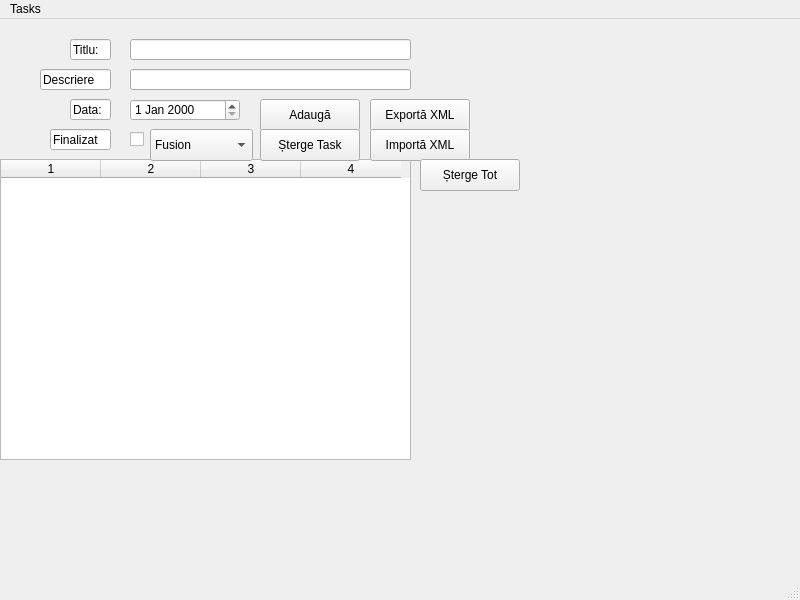
<?xml version="1.0" encoding="UTF-8"?>
<ui version="4.0">
 <class>MainWindow</class>
 <widget class="QMainWindow" name="MainWindow">
  <property name="geometry">
   <rect>
    <x>0</x>
    <y>0</y>
    <width>800</width>
    <height>600</height>
   </rect>
  </property>
  <property name="windowTitle">
   <string>MainWindow</string>
  </property>
  <widget class="QWidget" name="centralwidget">
   <widget class="QLineEdit" name="Titlu">
    <property name="geometry">
     <rect>
      <x>70</x>
      <y>20</y>
      <width>41</width>
      <height>21</height>
     </rect>
    </property>
    <property name="text">
     <string>Titlu:</string>
    </property>
   </widget>
   <widget class="QLineEdit" name="Descriere">
    <property name="geometry">
     <rect>
      <x>40</x>
      <y>50</y>
      <width>71</width>
      <height>21</height>
     </rect>
    </property>
    <property name="text">
     <string>Descriere</string>
    </property>
   </widget>
   <widget class="QLineEdit" name="Data">
    <property name="geometry">
     <rect>
      <x>70</x>
      <y>80</y>
      <width>41</width>
      <height>21</height>
     </rect>
    </property>
    <property name="text">
     <string>Data:</string>
    </property>
   </widget>
   <widget class="QLineEdit" name="Finalizat">
    <property name="geometry">
     <rect>
      <x>50</x>
      <y>110</y>
      <width>61</width>
      <height>21</height>
     </rect>
    </property>
    <property name="text">
     <string>Finalizat</string>
    </property>
   </widget>
   <widget class="QPushButton" name="pushButtonAdd">
    <property name="geometry">
     <rect>
      <x>260</x>
      <y>80</y>
      <width>100</width>
      <height>32</height>
     </rect>
    </property>
    <property name="text">
     <string>Adaugă</string>
    </property>
   </widget>
   <widget class="QDateEdit" name="dateEditDueDate">
    <property name="geometry">
     <rect>
      <x>130</x>
      <y>80</y>
      <width>110</width>
      <height>22</height>
     </rect>
    </property>
   </widget>
   <widget class="QLineEdit" name="lineEditTitle">
    <property name="geometry">
     <rect>
      <x>130</x>
      <y>20</y>
      <width>281</width>
      <height>21</height>
     </rect>
    </property>
   </widget>
   <widget class="QLineEdit" name="lineEditDescription">
    <property name="geometry">
     <rect>
      <x>130</x>
      <y>50</y>
      <width>281</width>
      <height>21</height>
     </rect>
    </property>
   </widget>
   <widget class="QCheckBox" name="checkBoxCompleted">
    <property name="geometry">
     <rect>
      <x>130</x>
      <y>110</y>
      <width>21</width>
      <height>20</height>
     </rect>
    </property>
    <property name="text">
     <string/>
    </property>
   </widget>
   <widget class="QTableWidget" name="tableWidgetTasks">
    <property name="geometry">
     <rect>
      <x>0</x>
      <y>140</y>
      <width>411</width>
      <height>301</height>
     </rect>
    </property>
    <property name="columnCount">
     <number>4</number>
    </property>
    <attribute name="horizontalHeaderVisible">
     <bool>true</bool>
    </attribute>
    <attribute name="horizontalHeaderCascadingSectionResizes">
     <bool>false</bool>
    </attribute>
    <column/>
    <column/>
    <column/>
    <column/>
   </widget>
   <widget class="QPushButton" name="pushButtonDelete">
    <property name="geometry">
     <rect>
      <x>260</x>
      <y>110</y>
      <width>100</width>
      <height>32</height>
     </rect>
    </property>
    <property name="text">
     <string>Șterge Task</string>
    </property>
   </widget>
   <widget class="QPushButton" name="pushButtonExport">
    <property name="geometry">
     <rect>
      <x>370</x>
      <y>80</y>
      <width>100</width>
      <height>32</height>
     </rect>
    </property>
    <property name="text">
     <string>Exportă XML</string>
    </property>
   </widget>
   <widget class="QPushButton" name="pushButtonImport">
    <property name="geometry">
     <rect>
      <x>370</x>
      <y>110</y>
      <width>100</width>
      <height>32</height>
     </rect>
    </property>
    <property name="text">
     <string>Importă XML</string>
    </property>
   </widget>
   <widget class="QComboBox" name="comboBoxStyle">
    <property name="geometry">
     <rect>
      <x>150</x>
      <y>110</y>
      <width>103</width>
      <height>32</height>
     </rect>
    </property>
    <item>
     <property name="text">
      <string>Fusion</string>
     </property>
    </item>
    <item>
     <property name="text">
      <string>Windows</string>
     </property>
    </item>
    <item>
     <property name="text">
      <string>Macintosh</string>
     </property>
    </item>
    <item>
     <property name="text">
      <string>Dark</string>
     </property>
    </item>
   </widget>
   <widget class="QPushButton" name="buttonStergeTot">
    <property name="geometry">
     <rect>
      <x>420</x>
      <y>140</y>
      <width>100</width>
      <height>32</height>
     </rect>
    </property>
    <property name="text">
     <string>Șterge Tot</string>
    </property>
   </widget>
  </widget>
  <widget class="QStatusBar" name="statusbar"/>
  <widget class="QMenuBar" name="menubar">
   <property name="geometry">
    <rect>
     <x>0</x>
     <y>0</y>
     <width>800</width>
     <height>37</height>
    </rect>
   </property>
   <widget class="QMenu" name="menuTasks">
    <property name="title">
     <string>Tasks</string>
    </property>
   </widget>
   <addaction name="menuTasks"/>
  </widget>
 </widget>
 <resources/>
 <connections/>
</ui>
